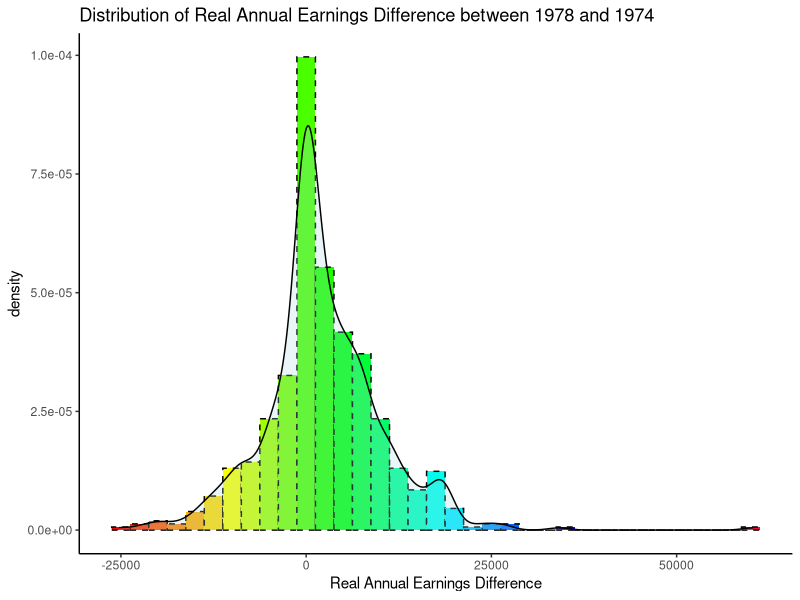
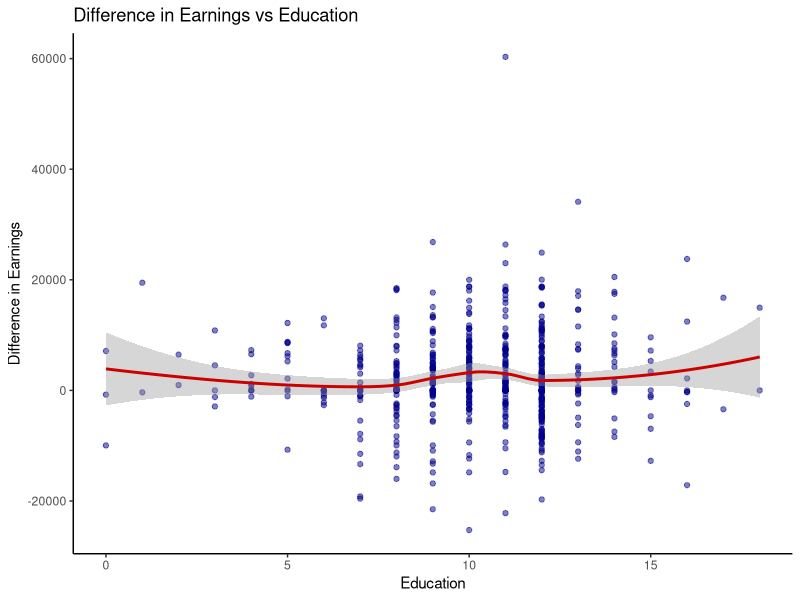
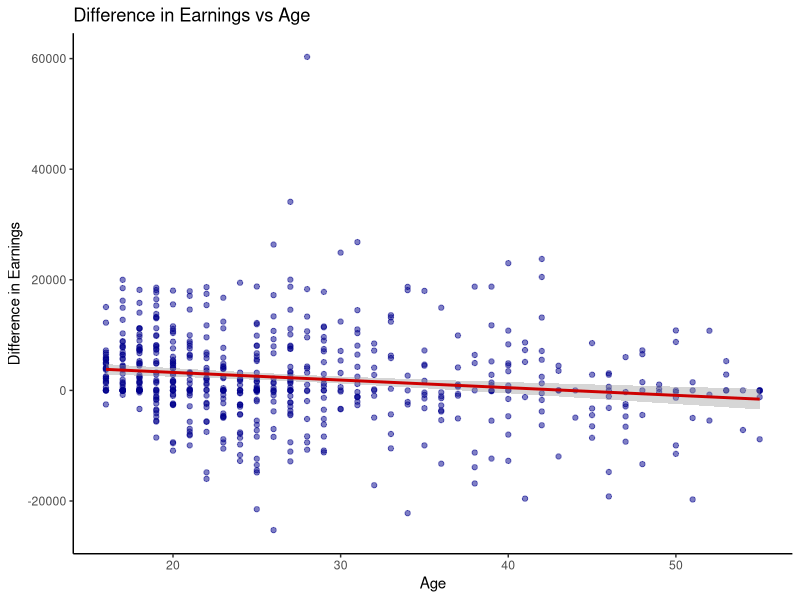
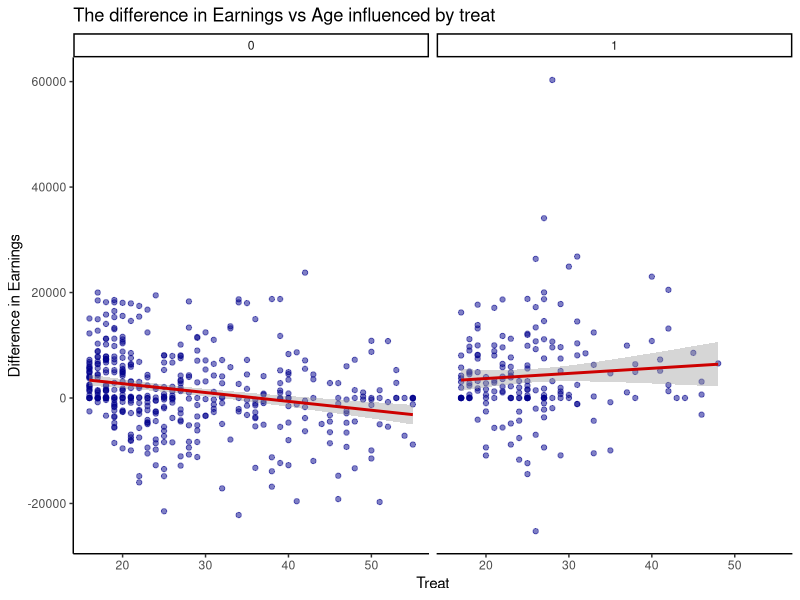
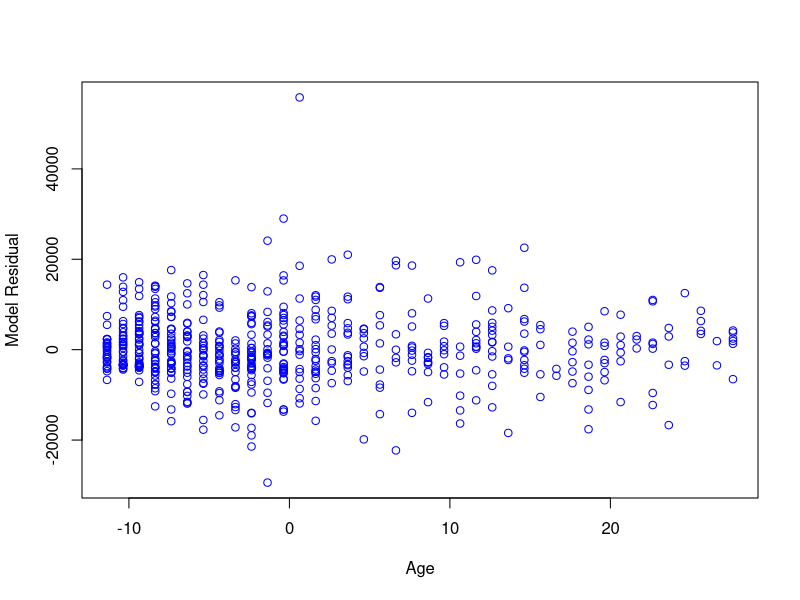
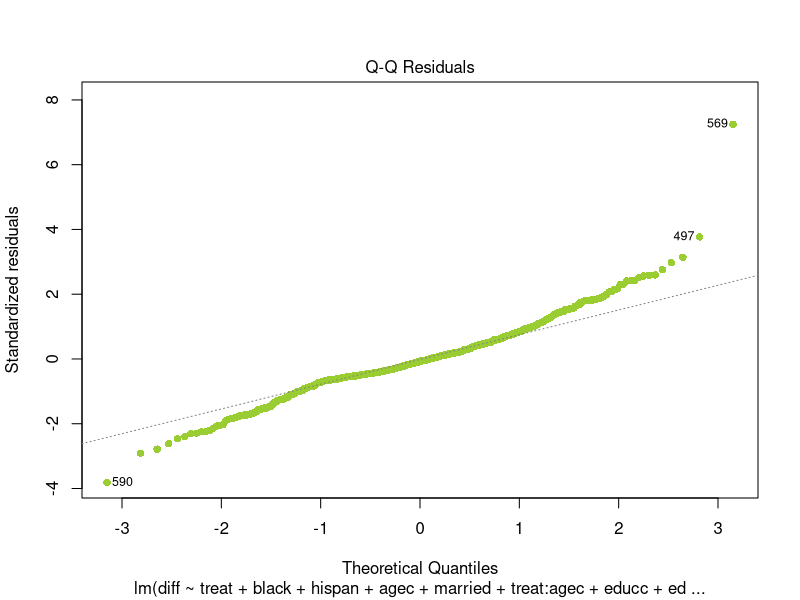
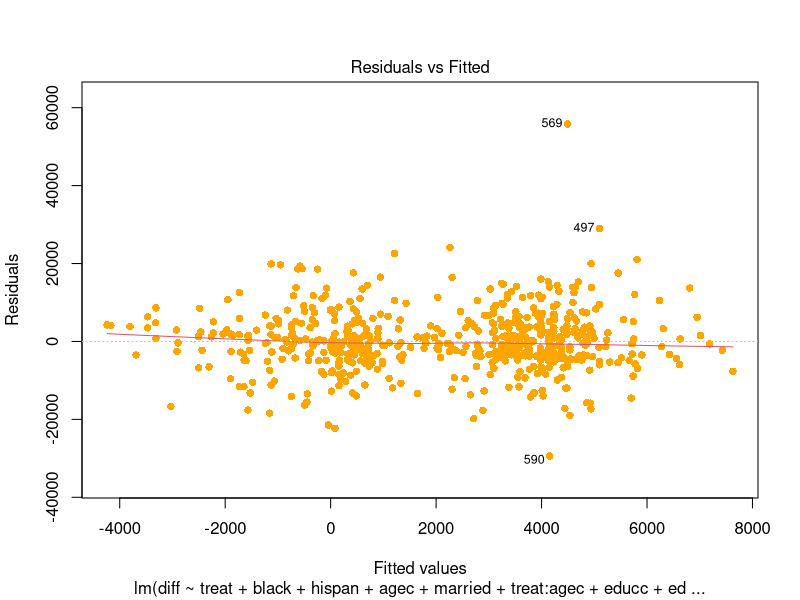
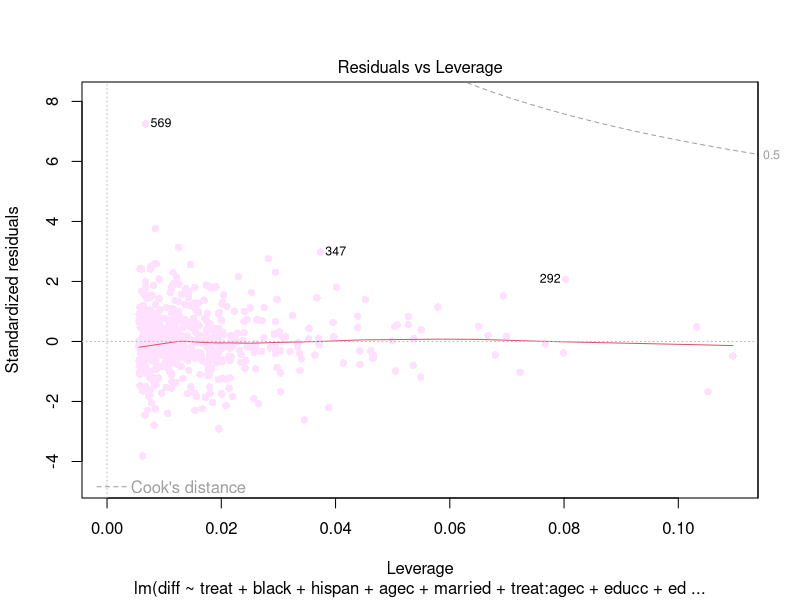

These figures' R source, in order:
## ---- chunk 1

###### Clear environment and load libraries
rm(list = ls())

options(warn=-1)
options(xtable.comment = FALSE)

library(broom) 
library(ggplot2)
library(xtable)
library(rms)
library(pROC)
library(e1071)
library(caret)
require(gridExtra)
library(MASS)
library(arm)
library(dplyr)
library(tidyr)

###### Load the data
lalondedata <-
  read.table(
    "lalondedata.txt",
    header = TRUE,
    sep = ",",
    colClasses = c(
      "factor",
      "factor",
      "numeric",
      "numeric",
      "factor",
      "factor",
      "factor",
      "factor",
      "numeric",
      "numeric",
      "numeric"
    )
  )


lalondedata$diff <- lalondedata$re78 - lalondedata$re74
dim(lalondedata)
str(lalondedata)
summary(lalondedata)

lalondedata$agec <- c(scale(lalondedata$age, scale = F))
lalondedata$educc <- c(scale(lalondedata$educ, scale = F))
lalondedata$educc2 <- lalondedata$educc ^ 2

## ---- chunk 2

ggplot(lalondedata, aes(x = diff)) +
  geom_histogram(
    aes(y = ..density..),
    color = "black",
    linetype = "dashed",
    fill = rainbow(35),
    binwidth = 2500
  ) +
  geom_density(alpha = .25, fill = "lightblue") +
  scale_fill_brewer(palette = "Blues") +
  labs(title = "Distribution of Real Annual Earnings Difference between 1978 and 1974",
       x = "Real Annual Earnings Difference") +
  theme_classic() + theme(legend.position = "none")


## ---- chunk 3

# educ
ggplot(lalondedata, aes(x = educ, y = diff)) +
  geom_point(alpha = .5, colour = "blue4") +
  geom_smooth(col = "red3") +
  theme_classic() +
  labs(title = "Difference in Earnings vs Education", x = "Education",
       y = "Difference in Earnings")

ggplot(lalondedata, aes(x = age, y = diff)) +
  geom_point(alpha = .5, colour = "blue4") +
  geom_smooth(method = "lm", col = "red3") +
  theme_classic() +
  labs(title = "Difference in Earnings vs Age", x = "Age",
       y = "Difference in Earnings")

## ---- chunk 4

ggplot(lalondedata, aes(x = age, y = diff)) +
  geom_point(alpha = .5, colour = "blue4") +
  geom_smooth(method = "lm", col = "red3") +
  theme_classic() +
  labs(title = "The difference in Earnings vs Age influenced by treat", x = "Treat",
       y = "Difference in Earnings") +
  facet_wrap( ~ treat)

## ---- chunk 5

final_model <-
  lm(
    diff ~ treat + black + hispan + agec + married + treat:agec + educc + educc2
    + agec:married,
    data = lalondedata
  )

fsta <- summary(final_model)$fstatistic
model_pvalue <- pf(fsta[1],fsta[2],fsta[3],lower.tail=F)
## ---- chunk 6
xtable(final_model, 
      caption = "Coefficient-Level Estimates")

model_pValue = formatC(model_pvalue, format = "e", digits = 2)
model_RSquare = c(round(summary(final_model)$r.squared, 2))

tdf <- data.frame(
    pValue = model_pValue,
    RSquare = model_RSquare
)

xtable(confint(final_model), caption = "Confidence Interval")

xtable(tdf, caption = "Evaluationl")

## ---- chunk 7

#plot(final_model, which=1)
#plot(final_model, which=3)
#par(mfrow = c(2, 2))
p3<-plot(lalondedata$agec,final_model$residuals, col=c("blue"), xlab = "Age", ylab = "Model Residual")
p4<-plot(final_model,which=2,col=c("yellowgreen"),pch=16)
p5<-plot(final_model,which=1,col=c("orange"),pch=16)
p6<-plot(final_model,which=5,col=c("thistle1"),pch=16)

lev_scores <- hatvalues(final_model)
p<- 9
n <- nrow(lalondedata)
plot(lev_scores, col=ifelse(lev_scores > (2*p/n), 'red2', 'navy'), type="h", ylab="Leverage score",xlab="Index",main="Leverage Scores for all observations")


## ---- chunk 8

# Outliers
#plot(final_model, which=2)

# Outliers
#lev_scores <- hatvalues(final_model)
#p<- 9
#n <- nrow(lalondedata)
#plot(lev_scores, col=ifelse(lev_scores > (2*p/n), 'red2', 'navy'), type="h", ylab="Leverage score",xlab="Index",main="Leverage Scores for all observations")

# High Influence
#plot(final_model, which=5, main = "Cook's Distance Analysis")

## ---- chunk 9

xtable(tidy(vif(final_model)), caption = "VIF")

## ---- chunk 10

rm(list = ls())

lalondedata <-
  read.table(
    "lalondedata.txt",
    header = TRUE,
    sep = ",",
    colClasses = c(
      "factor",
      "factor",
      "numeric",
      "numeric",
      "factor",
      "factor",
      "factor",
      "factor",
      "numeric",
      "numeric",
      "numeric"
    )
  )

lalondedata$earn <- ifelse(lalondedata$re78 > 0, 1, 0)

lalondedata$earnf <-
  factor(
    ifelse(lalondedata$re78 > 0, 1, 0),
    levels = c(0, 1),
    labels = c("Zero", "Positive")
  )


lalondedata$agec <- lalondedata$age - mean(lalondedata$age)
lalondedata$educc <- lalondedata$educ - mean(lalondedata$educ)
lalondedata$agec2 <- lalondedata$agec ^ 2

## ---- chunk 11

ggplot(lalondedata, aes(x = earnf, y = age, fill = earnf)) +
  geom_boxplot() + coord_flip() +
  scale_fill_brewer(palette = "Reds") +
  labs(title = "Had salaries or not vs Age by Treat",
       x = "Had salaries or no?", y = "Age") +
  theme_classic() + theme(legend.position = "none") +
  facet_wrap(~ treat)

ggplot(lalondedata, aes(x = earnf, y = age, fill = earnf)) +
  geom_boxplot() + coord_flip() +
  scale_fill_brewer(palette = "Reds") +
  labs(title = "Had salaries or not vs Age by High school degree",
       x = "Had salaries or no?", y = "Age") +
  theme_classic() + theme(legend.position = "none") +
  facet_wrap(~ nodegree)

## ---- chunk 12

hispan0<-lalondedata %>%
  filter(hispan==0)
hispan1<-lalondedata %>%
  filter(hispan==1)

non_hispan_marriage <- apply(table(hispan0[,c("earnf","married")])/sum(table(hispan0[,c("earnf","married")])), 2,function(x) round(x/sum(x), 2))
hispan_marriage <- apply(table(hispan1[,c("earnf","married")])/sum(table(hispan1[,c("earnf","married")])), 2,function(x) round(x/sum(x),2))

xtable(non_hispan_marriage, caption = "Employed rate with marital status - Non Hispanic")
xtable(hispan_marriage, caption = "Employed rate with marital status - Hispanic")

## ---- chunk 13

full_model <-
  glm(
    earn ~ treat + black + agec + agec2  
           + nodegree + hispan + married 
           + nodegree:agec + hispan:married + agec:treat,
    
    data = lalondedata,
    family = binomial
  )

rawresid <- residuals(full_model,"resp")

model_sum <- summary(full_model)

## ---- chunk 14

xtable(model_sum, caption = "Coefficients")
 
model_confint <- confint(full_model)

xtable(model_confint, caption = "Confidence Interval")

tdf <- data.frame(
    NULL_deviance = round(model_sum$null.deviance, 2),
    Residual_deviance = round(model_sum$deviance, 2)
)

xtable(tdf, caption = "Deviance")

## ---- chunk 15

binnedplot(
  x = fitted(full_model),
  y = rawresid,
  xlab = "Pred. probabilities",
  col.int = "red4",
  ylab = "Avg. residuals",
  main = "Binned residual plot",
  col.pts = "navy"
)

#binnedplot(
#  x = lalondedata$agec,
#  y = rawresid,
#  xlab = "Age (Centered)",
#  col.int = "red4",
#  ylab = "Avg. residuals",
#  main = "Binned residual plot",
#  col.pts = "navy"
#)

#binnedplot(
#  x = lalondedata$educc,
#  y = rawresid,
#  xlab = "Education (Centered)",
#  col.int = "red4",
#  ylab = "Avg. residuals",
#  main = "Binned residual plot",
#  col.pts = "navy"
#)

## ---- chunk 16
xtable(tidy(vif(full_model)), caption = "VIF")
## ---- chunk 17

Conf_mat <-
  confusionMatrix(as.factor(ifelse(
    fitted(full_model) >= mean(lalondedata$earn), "1", "0"
  )),
  as.factor(lalondedata$earn), positive = "1")

                
xtable(Conf_mat$table, caption = "Confusion Matrix")

## ---- chunk 18

cutoff = "best"

roc <- roc(lalondedata$earn,
           fitted(full_model),
           plot=T,
           print.thres=cutoff,
           legacy.axes=T, 
           col="blue2")

roc_value <-coords(roc, cutoff, transpose = FALSE)
